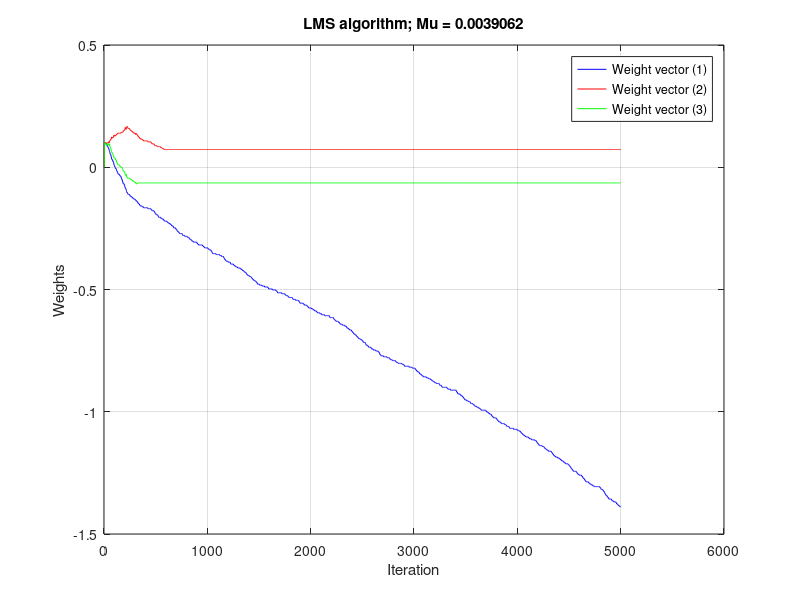

MATLAB code for this plot:
%%%%%%%%%%%%%%%%%%%%%%%%%%%%%%%%%%%%%%%%%%
% Digital Signal Processing finding FFE & DFE co-eff
%%%%%%%%%%%%%%%%%%%%%%%%%%%%%%%%%%%%%%%%%%

clear all;clf;clc;
warning off;
% DSP Platform
%---------------------------------------
% Assume parameter of channel
g = [0.5 1 0.5]

% Pseudo Sequence Input
% Number of bit:
N = 5000;
% Option 1: sequence test clock
% test = [0 0 1 1];
% input =[];
% for i = 1:round(N/4)
%     input = [input test];
% end

% Option 2: sequence test random
input = randi([0 1],1,N);

% Option 3: sequence test PRBS
% O = 4;
% N = 2^round(log2(N))-1;
% input = prbs(O,N);

% Pseudo Output of Channel
output = filter(g,1,input);

% Ideal coefficient
a = -g(1,1);
b = g(1,2);
c = g(1,3);

% Initial FFE result
ffe = [a*output(1,1),zeros(1,(size(output,2)-1))];

% FFE
for i = 2 :size(output,2)
    ffe(1,i) = a*output(1,i) + b*output(1,i-1);
end

% Intial DFE result
dfe = zeros(1,size(ffe,2));

% DFE
for i =2 :size(output,2)
    if (dfe(1,i-1) == 1)
        dfe(1,i) = ((ffe(1,i) - c)>0.1);
    else
        dfe(1,i) = ((ffe(1,i)+c)>(0+c));
    end
end

output = dfe;

% Evaluate result
difference_ideal = sum(input(1,1:(size(input,2)-2))~=output(1,3:size(input,2)))

%---------------------------------------

% Extract Input Sequence
input = input(1,1:(size(input,2)));
after_channel = filter(g,1,input);

% Initial coefficient
wopt = zeros(size(g,2),length(input)+1);
wopt(:,3)=[0.1;0.1;0.1];
uvec = zeros(size(g,2),1);
muy = 1/2^8;

previous_bit = 0;

for i=3:length(input)
    % Bring new input sample
    ffe = wopt(1,i)*after_channel(1,i) + wopt(2,i)*after_channel(1,i-1);

        if (previous_bit == 1)
            dfe = ((ffe - wopt(3,i-1))>0.1);
        else
            dfe = ((ffe + wopt(3,i-1))>(0+wopt(3,i-1)));
        end
        
    previous_bit = dfe;
    
    uvec(1) = dfe;
    
    %Calculate the error
    e(i) = input(i-2)-uvec(1);
    
    %Update weights
    wopt(:,i+1)=wopt(:,i)+muy*uvec*conj(e(i));
    
    %shift the data sample
    uvec(3) = uvec(2);
    uvec(2) = uvec(1);
end

% Plot w parameter optimal vector versus Iteration
figure(1);
hold off;
plot([1:length(input)+1],wopt(1,:),'b');
hold on;
plot([1:length(input)+1],wopt(2,:),'r');
plot([1:length(input)+1],wopt(3,:),'g');
legend('Weight vector (1)','Weight vector (2)','Weight vector (3)');
xlabel('Iteration');ylabel('Weights');
grid on;
title(['LMS algorithm; Mu = ' num2str(muy)]);
disp(['Weight vector of AF: w = ', mat2str(wopt(:,length(input)+1))]);




% Apply result
a = wopt(1,length(input)+1);
b = wopt(2,length(input)+1);
c = wopt(3,length(input)+1);

input = randi([0 1],1,2000000);
output = filter(g,1,input);

ffe = [a*output(1,1),zeros(1,(size(output,2)-1))];

for i = 2 :size(output,2)
    ffe(1,i) = a*output(1,i) + b*output(1,i-1);
end

dfe = zeros(1,size(ffe,2));

for i =2 :size(output,2)
    if (dfe(1,i-1) == 1)
        dfe(1,i) = ((ffe(1,i) - c)>0.1);
    else
        dfe(1,i) = ((ffe(1,i) + c)>((0)+c));
    end
end

output = dfe;

difference_new = sum(input(1,1:(size(input,2)-2))~=output(1,3:size(input,2)))
